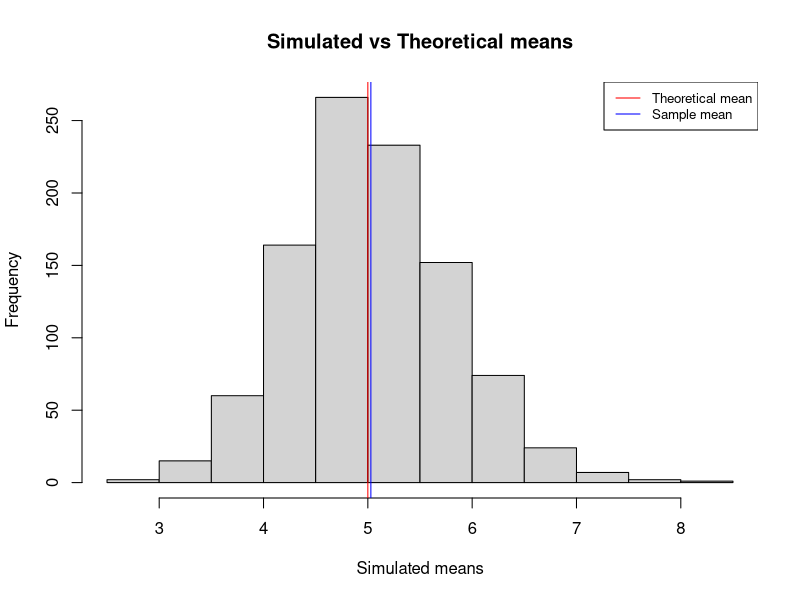
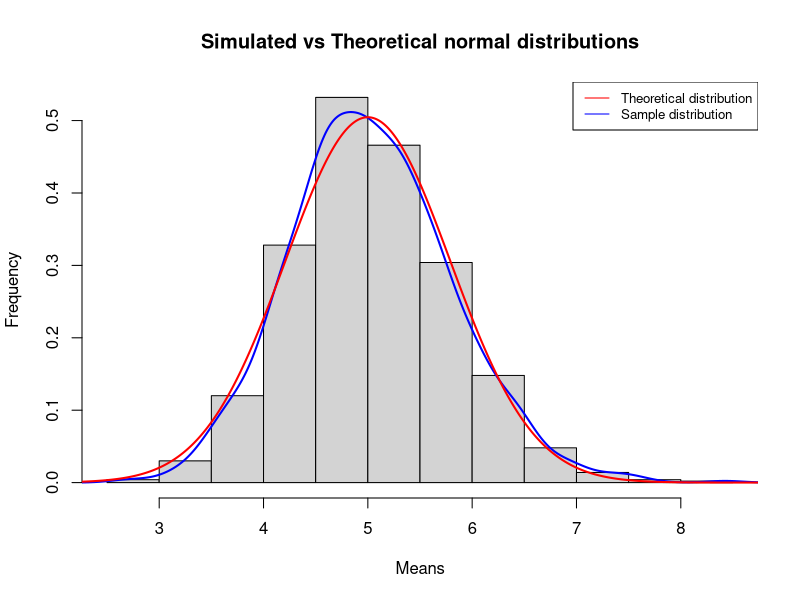

Reproduce these figures in R, in order.
## ---- chunk 1
knitr::opts_chunk$set(echo = TRUE)
## ---- chunk 2
set.seed(999)
n <- 40
lambda <- 0.2
## ---- chunk 3
simMns <- NULL
for (i in 1 : 1000) simMns <-  c(simMns, mean(rexp(n, rate = lambda)))
## ---- chunk 4
mean(simMns)
## ---- chunk 5
1/lambda
## ---- chunk 6
hist(simMns, xlab = "Simulated means", 
     main = "Simulated vs Theoretical means")
# draw theoretical mean
abline(v = 1/lambda, col = "red", lwd = 1)

# draw simulated mean 
abline(v = mean(simMns), col = "blue", lwd = 1)

legend("topright", legend=c("Theoretical mean", "Sample mean"),
       col=c("red", "blue"), lty=1, cex=0.8)
## ---- chunk 7
var(simMns)
## ---- chunk 8
(1/lambda)^2/n
## ---- chunk 9
# histogram of sample means
hist(simMns, xlab = "Means", ylab = "Frequency",
     main = "Simulated vs Theoretical normal distributions",
     prob = TRUE)
# density plot of sample means
lines(density(simMns), lwd = 2, col = "blue")

# density plot with theoretical mean and variance
x <- seq(0,10,length=1000)
y <- dnorm(x, mean = 1/lambda, sd =(1/lambda)/sqrt(n))
lines(x, y, lwd = 2, col = "red")

legend("topright", legend=c("Theoretical distribution", "Sample distribution"),
       col=c("red", "blue"), lty=1, cex=0.8)
